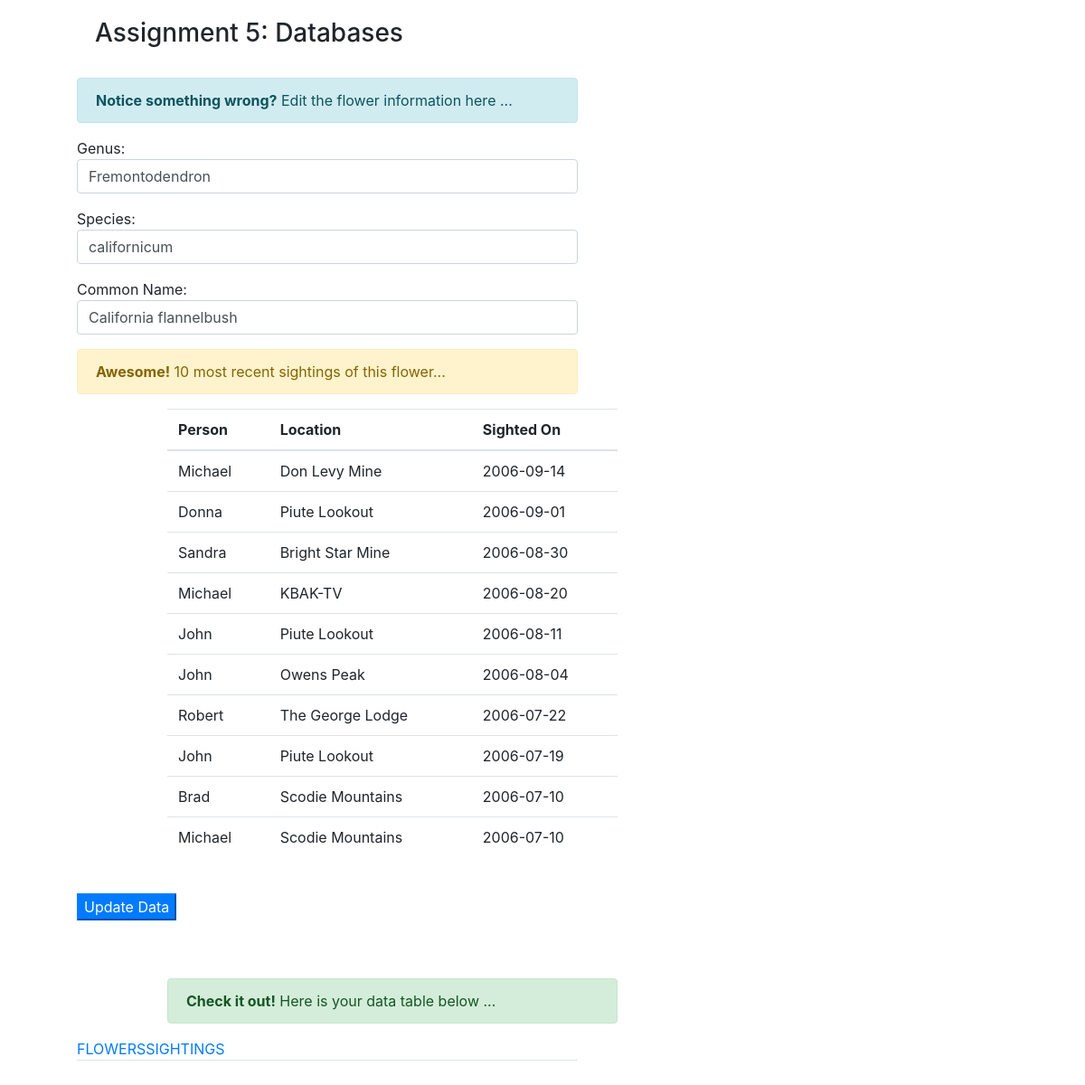
The page /query_edit?egenus=Fremontodendron&especies=californicum&ecomname=California+flannelbush on the database its author committed.
### tables this page shows
CREATE TABLE FLOWERS 
(GENUS VARCHAR(30), SPECIES VARCHAR(30), 
 COMNAME VARCHAR(30) primary key );

CREATE TABLE SIGHTINGS 
(NAME VARCHAR(30) , PERSON VARCHAR(30), 
 LOCATION VARCHAR(30) , SIGHTED DATE, 
 CONSTRAINT sightings_pk PRIMARY KEY 
 (NAME, PERSON, LOCATION, SIGHTED),
CONSTRAINT fk1_sightings
  FOREIGN KEY (NAME)
          REFERENCES FLOWERS(COMNAME),
CONSTRAINT fk2_sightings
  FOREIGN KEY (LOCATION)
          REFERENCES FEATURES(LOCATION)
);

### flask_app.py (the view)
@app.route('/query_edit',methods = ['POST', 'GET']) #this is when user clicks edit link
def sql_editlink():
    from functions.sqlquery import sql_query, sql_query2, sql_query3
    if request.method == 'GET':
    	egenus = request.args['egenus']
    	especies = request.args['especies']
    	ecomname = request.args['ecomname']
    	eresults = sql_query2(''' SELECT * FROM Flowers WHERE genus = ? AND species = ? ''',(egenus,especies))
    	sightings_results = sql_query3('''SELECT * FROM SIGHTINGS WHERE NAME=? ORDER BY SIGHTED DESC''', (ecomname,), 10)
    	for each in sightings_results:
    		print(each['person'])
    flowers_table = sql_query('''SELECT * FROM Flowers''')
    sightings_table = sql_query('''SELECT * FROM Sightings''')
    return render_template('sqldatabase.html',
    	eresults=eresults,
    	sightings_results=sightings_results,
    	sightings_table=sightings_table,
    	flowers_table=flowers_table)

### functions/sqlquery.py (called while the page is built)
def sql_query(query):
    cur = conn.cursor()
    cur.execute(query)
    rows = cur.fetchall()
    return rows

def sql_query2(query,var):
    cur = conn.cursor()
    cur.execute(query,var)
    rows = cur.fetchall()
    return rows

def sql_query3(query,var,num):
    cur = conn.cursor()
    cur.execute(query,var)
    rows = cur.fetchmany(num)
    return rows

### templates/sqldatabase.html (shortened to what this page needs)
    <head>
         <link rel="stylesheet" href="https://use.fontawesome.com/releases/v5.1.0/css/all.css">
         <link rel="stylesheet" href="https://stackpath.bootstrapcdn.com/bootstrap/4.1.1/css/bootstrap.min.css">
    </head>
   <body>
        <div class ='row'>
            <div style='padding-top: 20px; padding-left:20px;'><h3>
             Assignment 5: Databases
            </h3></div>
        </div>
        <br>
       <div class ='row'>
        {% block content %}
        {% if 'query_edit' in request.url %}
            <div style='margin-left: 100px; width: 45%;'>
            <div class="alert alert-info" role="alert">
             <strong>Notice something wrong?</strong> Edit the flower information here ...
            </div>
            {% for eresult in eresults %}
            <form action = "edit" method = "POST">
             <p>Genus: <input class="form-control" type = "text" name = "genus" style='width: 100%;' value='{{eresult["genus"]}}'/></p>
             <p>Species: <input class="form-control" type = "text" name = "species" style='width: 100%;' value='{{eresult["species"]}}'/></p>
             <p>Common Name: <input class="form-control" type = "text" name = "comname" style='width: 100%;' value='{{eresult["comname"]}}'/></p>
            {% endfor %}
                <div class="alert alert-warning" role="alert">
                 <strong>Awesome!</strong> 10 most recent sightings of this flower...
                </div>
                <table class = 'table table-hover' style = 'margin-left: 100px; margin-right: 100px; width: 90%;'>
                    <thead>
                        <tr>
                            <th>Person</th>
                            <th>Location</th>
                            <th>Sighted On</th>
                        </tr>
                    </thead>
                    {% for sighting in sightings_results %}
                    <tr>
                        <td>{{sighting["person"]}}</td>
                        <td>{{sighting['location']}}</td>
                        <td>{{sighting['sighted']}}</td>
                    </tr>
                    {% endfor %}
                </table>
         <br>
         <p><input class="btn-primary" type = "submit" value = "Update Data" /></p>
        </form>
        {% endif %}
        {% endblock content %}
      <br><br>
        <div class="alert alert-success" role="alert" style='width: 90%; margin-left: 100px;'>
        <strong>Check it out!</strong> Here is your data table below ...
        </div>
            <ul class="nav nav-tabs">
          <li class="active"><a data-toggle="tab" href="#home">FLOWERS </a></li>
          <li><a data-toggle="tab" href="#menu1">SIGHTINGS </a></li>
        </ul>
         <div class="tab-content">
    </body>

### rows shown on the page
FLOWERS: genus "Fremontodendron", species "californicum", comname "California flannelbush"
SIGHTINGS: person "Michael", location "Don Levy Mine", sighted "2006-09-14"
SIGHTINGS: person "Donna", location "Piute Lookout", sighted "2006-09-01"
SIGHTINGS: person "Sandra", location "Bright Star Mine", sighted "2006-08-30"
SIGHTINGS: person "Michael", location "KBAK-TV", sighted "2006-08-20"
SIGHTINGS: person "John", location "Piute Lookout", sighted "2006-08-11"
SIGHTINGS: person "John", location "Owens Peak", sighted "2006-08-04"
SIGHTINGS: person "Robert", location "The George Lodge", sighted "2006-07-22"
SIGHTINGS: person "John", location "Piute Lookout", sighted "2006-07-19"
SIGHTINGS: person "Brad", location "Scodie Mountains", sighted "2006-07-10"
SIGHTINGS: person "Michael", location "Scodie Mountains", sighted "2006-07-10"
